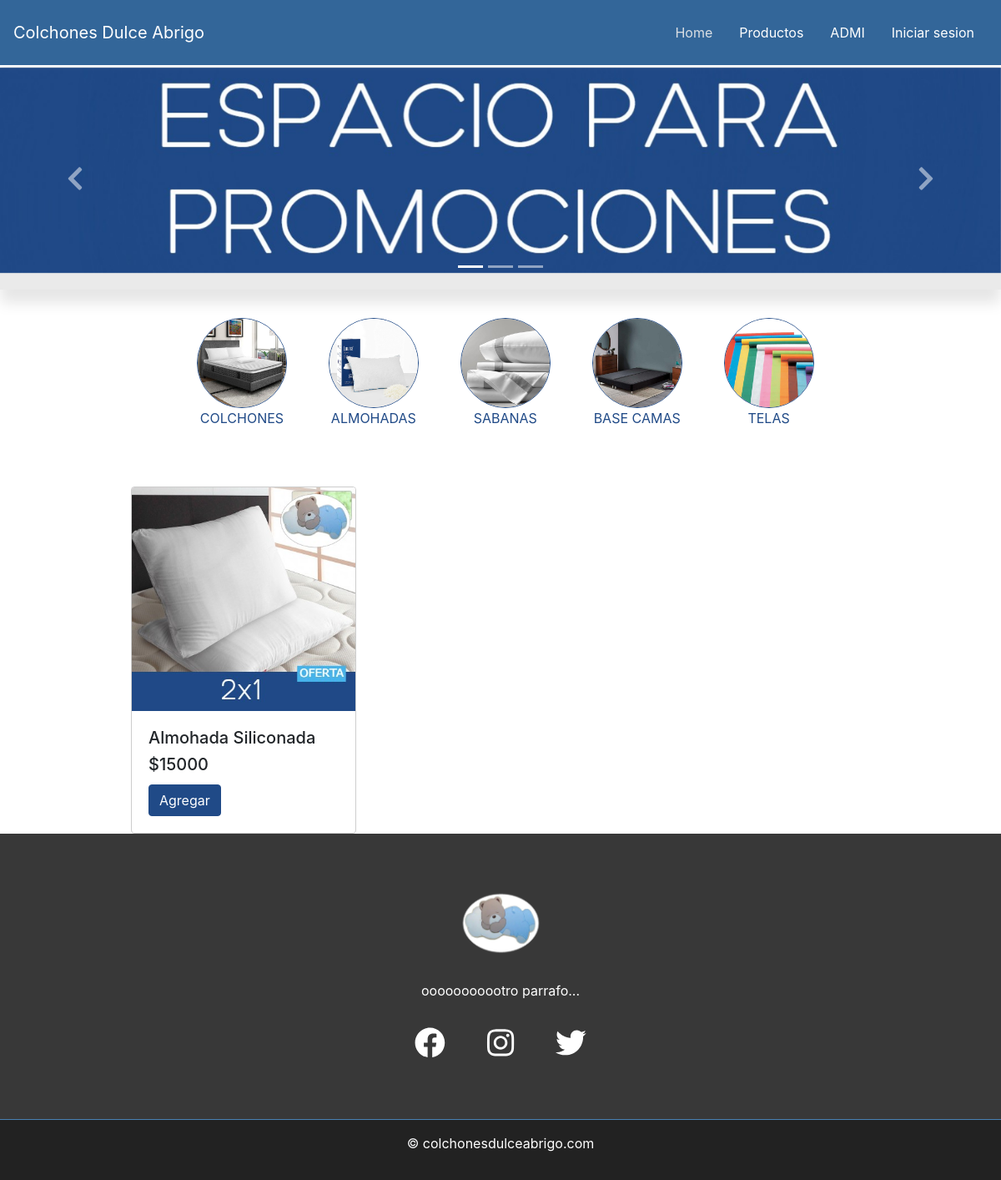
Page /?p=almohadas on the committed database.
### tables this page shows
CREATE TABLE `producto` (
  `codproducto` int(11) NOT NULL,
  `nombre_producto` varchar(30) NOT NULL,
  `descripcion` varchar(100) DEFAULT NULL,
  `precio` int(10) DEFAULT NULL,
  `existencia` int(11) DEFAULT NULL,
  `imagen` text NOT NULL,
  `fk_idcategoria` int(11) NOT NULL
);

### Modulos/almohadas.php (the view, shortened to what this page needs)
 <?php
if (!isset($_GET["c"])) {
  $c = "4";
} else {
  $c = $_GET["c"];
}
?>
<!doctype html>
<html lang="en">
  <head>
  </head>
 <body>
    <div id="carouselExampleCaptions" class="carousel slide" data-ride="carousel" data-interval="6000">
        <ol class="carousel-indicators">
            <li data-target="#carouselExampleCaptions" data-slide-to="0" class="active"></li>
            <li data-target="#carouselExampleCaptions" data-slide-to="1"></li>
            <li data-target="#carouselExampleCaptions" data-slide-to="2"></li>
        </ol>
        <div class="carousel-inner" style="padding-bottom: 20px; background-color: #eaeaea;">
            <div class="carousel-item active">
                <img src="./img/promociones.jpg" alt="" style="width: 100%; height: 10%;">
                <div class="carousel-caption d-none d-md-block">
                </div>
            </div>
        </div>
        <a class="carousel-control-prev" href="#carouselExampleCaptions" role="button" data-slide="prev">
            <span class="fas fa-chevron-left fa-2x"></span>
        </a>
        <a class="carousel-control-next" href="#carouselExampleCaptions" role="button" data-slide="next">
            <span class="fas fa-chevron-right fa-2x"></span>
        </a>
    </div>
  <div class="container">
    <br>
</div>
<div class="categorias_var">
    <ul>
        <li><a href="?p=colchones"><img src="img/catColchon.jpg"><br>COLCHONES</a></li>
        <li><a href="?p=almohadas"><img src="img/catAlmohada.jpg"><br>ALMOHADAS</a></li>
        <li><a href="?p=sabanas"><img src="img/catSabana.jpg"><br>SABANAS</a></li>
        <li><a href="?p=bases"><img src="img/catBase.jpg"><br>BASE CAMAS</a></li>
        <li><a href="?p=telas"><img src="img/catTela.jpg"><br>TELAS</a></li>
    </ul>
</div>
<?php
$sql="SELECT * FROM producto where fk_idcategoria=$c";
$conexion=Conectarse();
$resul= mysqli_query($conexion,$sql);
if(mysqli_num_rows($resul) > 0){
    while ($row=mysqli_fetch_array($resul)){
?>
<div class="proc">
    <div class="col-3" style="min-width: 300px; margin-left:142px; margin-top: 90px; margin-right: -140px;">
        <div class="card" style="border-color: #cdcdcd">
                <img
                title="<?php echo $row['nombre_producto'];?>"
                alt="<?php echo $row['nombre_producto'];?>"
                class="card-img-top"
                src="img/<?php echo $row['imagen'];?>"
                data-toggle="popover"
                data-trigger="hover"
                data-content="<?php echo $row['descripcion'];?>"
                >
                <div class="card-body">
                <h5><?php echo $row['nombre_producto'];?></h5>
                <h5 class="card-title">$<?php echo $row['precio'];?></h5>
            <form action="" method="post">
                <button class="btn btn-primary"
                name="btnAccion"
                value="Agregar"
                type="submit"
                style="background: #204a87; border: solid 1px #204a87;">Agregar</button>
            </form>
        </div>
    </div>
</div>
</div>
  </body>
</html>
        <?php
    }
}
    ?>

### css/style.css (style rules this page uses)
#carouselExampleCaptions { box-shadow: 0 1rem 1rem rgba(0, 0, 0, .1); margin-top: 0.5px; }
#carouselExampleCaptions img { width: 100%; height: 17%; }
.carousel-inner { max-height: 38rem!important; }
.carousel-item-next, .carousel-item-prev, .carousel-item.active { transition: transform 1.2s ease; }
#carouselExampleCaptions { width: 100%; height: 15%; }
.proc { display: inline-block; }
.proc { margin-top: -30px; }

### css/catEstilos.css (style rules this page uses)
.categorias_var a { text-decoration: none; color: #204a87; width: 100%; }
.categorias_var li { list-style: none; float: left; margin-left: 10px; padding: 10px; width: 13%; margin-right: 20px; text-align: center; }
.categorias_var ul { margin: 0; padding: 0; }
.categorias_var img { width: 100%; border-radius: 100%; border: solid 0.2px #204a87; min-width: 70px; }
.categorias_var { margin-left: 18%; }

### rows in the picture
producto: imagen (picture), nombre_producto "Almohada Siliconada", precio "15000"
